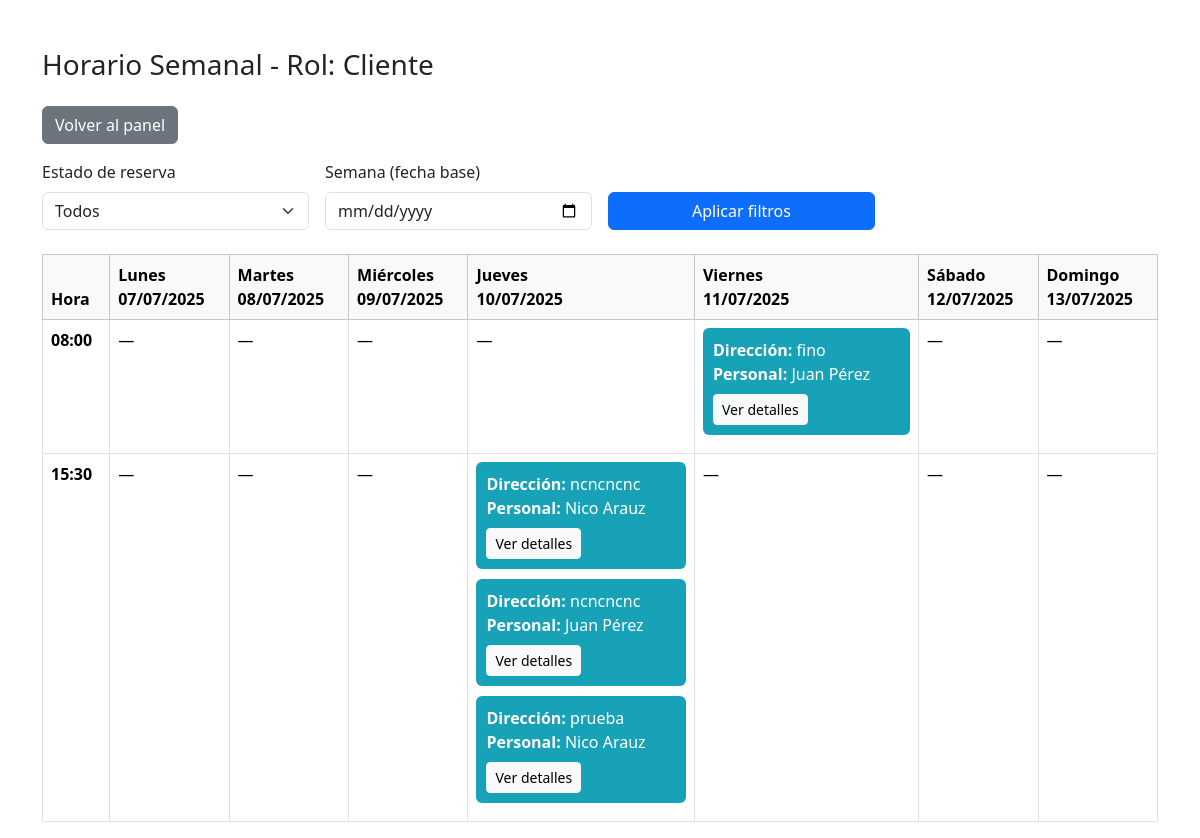
/horario_reservas/ (signed in), run on an earlier commit of the app's database.
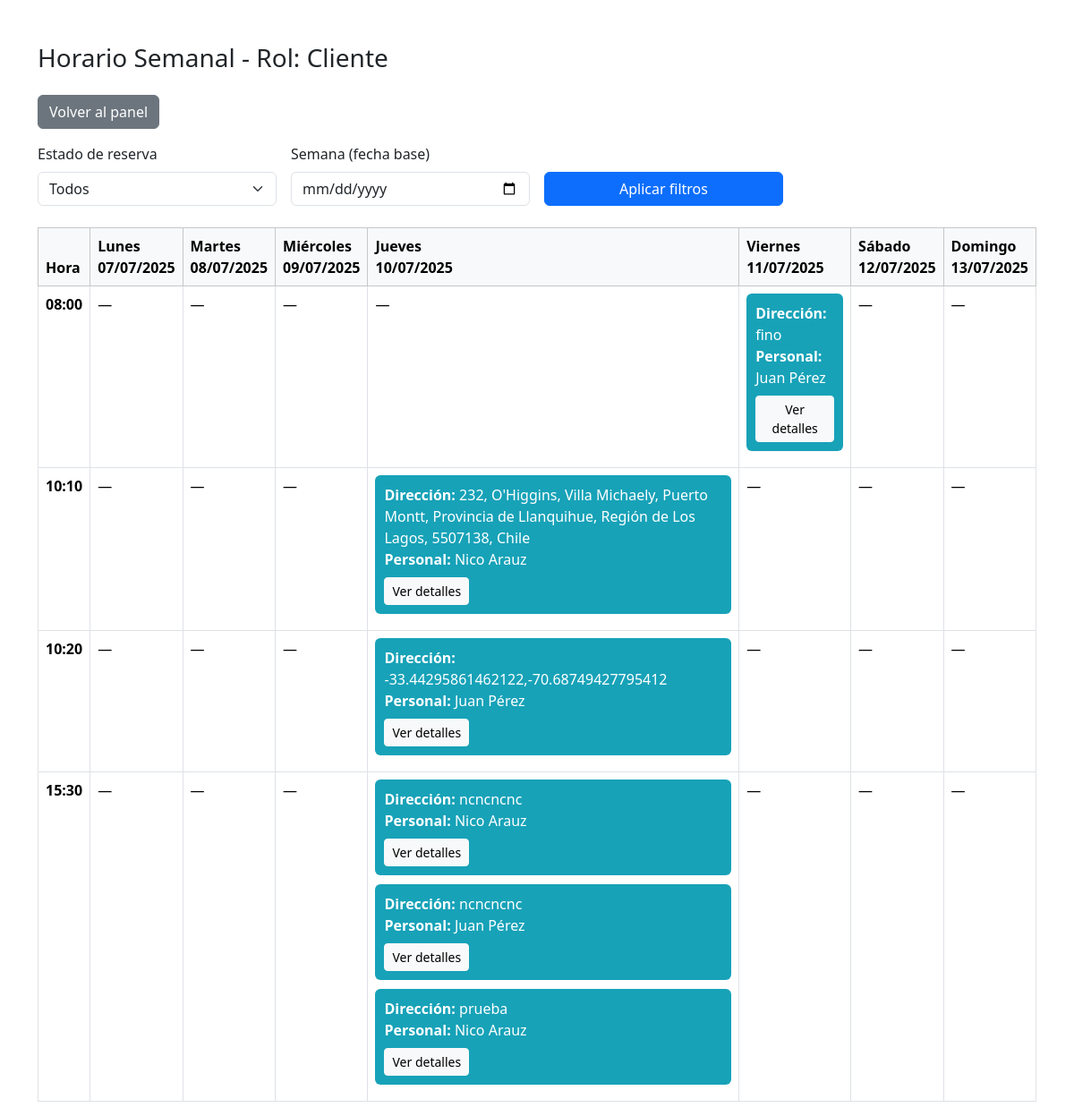
And on a later commit of the database.
### app/models.py (models this page shows, shortened)
class Reserva(models.Model):
    TIPO_UBICACION_CHOICES = [
        ('oficina', 'Oficina'),
        ('residencia', 'Residencia'),
    ]
    fecha_reserva = models.DateField()
    hora_reserva = models.TimeField(default="08:00")
    direccion = models.CharField(max_length=250)
    tipo_ubicacion = models.CharField(
        max_length=20,
        choices=TIPO_UBICACION_CHOICES,
        default='residencia'
    )
    latitud = models.FloatField(null=True, blank=True)
    longitud = models.FloatField(null=True, blank=True)
    estado = models.CharField(max_length=10)
    usuario = models.ForeignKey(Usuario, on_delete=models.CASCADE)

class Asignacion(models.Model):
    fecha_asignacion = models.DateField()
    reserva = models.ForeignKey(Reserva, on_delete=models.CASCADE)
    usuario = models.ForeignKey(Usuario, on_delete=models.CASCADE)

class Usuario(models.Model):
    nombre = models.CharField(max_length=60)
    correo = models.EmailField(unique=True)
    contraseña = models.CharField(max_length=100)
    rol = models.CharField(max_length=20)
    estado = models.CharField(max_length=10)

### app/views.py (the view, shortened to what this page needs)
# urls.py: path('horario_reservas/', views.horario_reservas, name='horario_reservas'),
def horario_reservas(request):
    usuario_id = request.session.get('usuario_id')
    rol = request.session.get('usuario_rol')
    if not usuario_id or not rol:
        return redirect('../login')
    filtro_estado = request.GET.get('estado', '')
    filtro_semana_str = request.GET.get('semana', '')
    filtro_personal = request.GET.get('personal', '')
    if filtro_semana_str:
        try:
            filtro_semana_date = datetime.strptime(filtro_semana_str, "%Y-%m-%d").date()
        except ValueError:
            filtro_semana_date = date.today()
    else:
        filtro_semana_date = date.today()
    lunes = filtro_semana_date - timedelta(days=filtro_semana_date.weekday())
    domingo = lunes + timedelta(days=6)
    dias_semana = [
        {'nombre_es': 'Lunes', 'fecha': lunes},
        {'nombre_es': 'Martes', 'fecha': lunes + timedelta(days=1)},
        {'nombre_es': 'Miércoles', 'fecha': lunes + timedelta(days=2)},
        {'nombre_es': 'Jueves', 'fecha': lunes + timedelta(days=3)},
        {'nombre_es': 'Viernes', 'fecha': lunes + timedelta(days=4)},
        {'nombre_es': 'Sábado', 'fecha': lunes + timedelta(days=5)},
        {'nombre_es': 'Domingo', 'fecha': lunes + timedelta(days=6)},
    ]
    lista_personal = []
    if rol == 'administrador':
        from app.models import Usuario  # Ajusta el import si es necesario
        lista_personal = Usuario.objects.filter(rol='personal')
    filtro_reserva_kwargs = {'fecha_reserva__range': (lunes, domingo)}
    if filtro_estado:
        filtro_reserva_kwargs['estado'] = filtro_estado
    if rol == 'cliente':
        filtro_reserva_kwargs['usuario_id'] = usuario_id
        reservas = Reserva.objects.filter(**filtro_reserva_kwargs).select_related('usuario')
    elif rol == 'administrador':
        reservas = Reserva.objects.filter(**filtro_reserva_kwargs).select_related('usuario')
        if filtro_personal:
            reservas = reservas.filter(asignacion__usuario_id=filtro_personal).distinct()
    else:
        reservas = []
    horas_set = set()
    for r in reservas:
        horas_set.add(r.hora_reserva.strftime("%H:%M"))
    horas = sorted(list(horas_set))
    horario_list = []
    for h in horas:
        fila = {'hora': h, 'reservas_por_dia': []}
        for dia in dias_semana:
            reservas_en_hora = [
                r for r in reservas
                if r.hora_reserva.strftime("%H:%M") == h and r.fecha_reserva == dia['fecha']
                and (not filtro_estado or r.estado == filtro_estado)
            ]
            fila['reservas_por_dia'].append(reservas_en_hora)
        horario_list.append(fila)
    contexto = {
        'dias_semana': dias_semana,
        'horario_list': horario_list,
        'rol': rol,
        'filtro_estado': filtro_estado,
        'filtro_semana': filtro_semana_str,
        'filtro_personal': filtro_personal,
        'lista_personal': lista_personal,
    }
    return render(request, 'horario_reservas.html', contexto)

### templates/horario_reservas.html (shortened to what this page needs)
<!DOCTYPE html>
<html lang="es">
<head>
    <link href="https://cdn.jsdelivr.net/npm/bootstrap@5.3.3/dist/css/bootstrap.min.css" rel="stylesheet" />
</head>
<body>
<div class="container mt-5">
    <h3 class="mb-4">Horario Semanal - Rol: {% if rol == 'cliente' %}Cliente{% elif rol == 'personal' %}Personal{% elif rol == 'administrador' %}Administrador{% endif %}</h3>
    <a href="../dashboard" class="btn btn-secondary mb-3">Volver al panel</a>
    <form method="get" class="row g-3 mb-4">
        <div class="col-md-3">
            <label for="estado" class="form-label">Estado de reserva</label>
            <select name="estado" id="estado" class="form-select">
                <option value="">Todos</option>
            </select>
        </div>
        <div class="col-md-3">
            <label for="semana" class="form-label">Semana (fecha base)</label>
            <input type="date" id="semana" name="semana" value="{{ filtro_semana }}" class="form-control">
        </div>
        <div class="col-md-3 align-self-end">
            <button type="submit" class="btn btn-primary w-100">Aplicar filtros</button>
        </div>
    </form>
    <table class="table table-bordered">
        <thead class="table-light">
            <tr>
                <th>Hora</th>
                {% for dia in dias_semana %}
                    <th>{{ dia.nombre_es }}<br>{{ dia.fecha|date:"d/m/Y" }}</th>
                {% endfor %}
            </tr>
        </thead>
        <tbody>
            {% if horario_list %}
                {% for fila in horario_list %}
                    <tr>
                        <td><strong>{{ fila.hora }}</strong></td>
                        {% for reservas in fila.reservas_por_dia %}
                            <td>
                                {% for reserva in reservas %}
                                    <div class="reserva-block">
                                        <div><strong>Dirección:</strong> {{ reserva.direccion }}</div>
                                        {% if rol == 'cliente' %}
                                            {% with asignacion=reserva.asignacion_set.first %}
                                                <div><strong>Personal:</strong>
                                                    {% if asignacion %}
                                                        {{ asignacion.usuario.nombre }}
                                                    {% else %}
                                                        <em>Sin asignar</em>
                                                    {% endif %}
                                                </div>
                                            {% endwith %}
                                        {% elif rol == 'personal' %}
                                            <div><strong>Cliente:</strong> {{ reserva.usuario.nombre }}</div>
                                        {% endif %}
                                        <a href="{% url 'detalle_reserva' reserva.id %}?origen=horario_reservas" class="btn btn-sm btn-light btn-detalles">Ver detalles</a>
                                    </div>
                                {% empty %}
                                    —
                                {% endfor %}
                            </td>
                        {% endfor %}
                    </tr>
                {% endfor %}
            {% else %}
                <tr><td colspan="8">No hay reservas para esta semana.</td></tr>
            {% endif %}
        </tbody>
    </table>
</div>
</body>
</html>

What changed in the data, as far as the page shows it:
added Reserva: direccion "232, O'Higgins, Villa Michaely, Puerto Montt, Provincia de Llanquihue, Región de Los Lagos, 5507138, Chile", asignacion_set.first.usuario.nombre "Nico Arauz"
added Reserva: direccion "-33.44295861462122,-70.68749427795412", asignacion_set.first.usuario.nombre "Juan Pérez"
Also different on the page:
new list line: "10:10 — — — — — —"
new list line: "10:20 — — — — — —"
